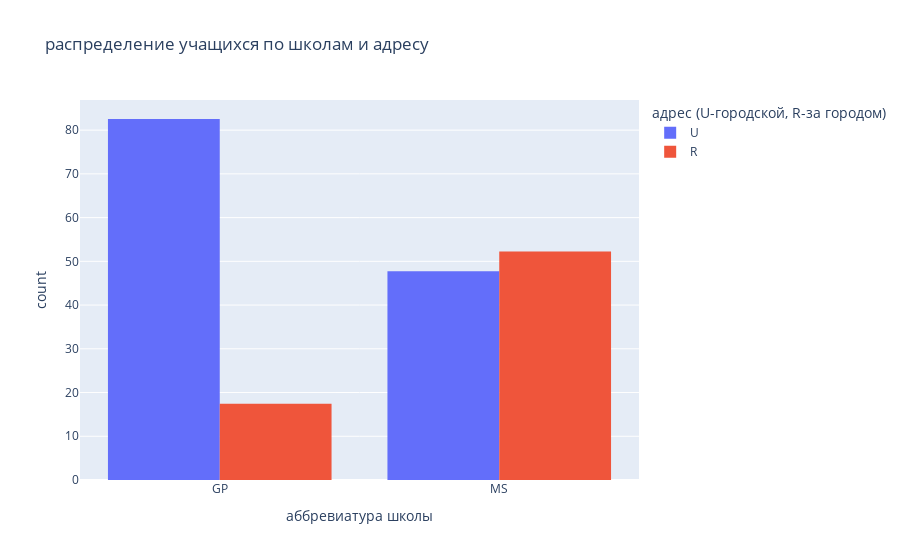

This figure's notebook cell:
### Markdown cell above
---
### Распределение учащихся по школам и адресу (school, address)

### Code cell
labels = {
    'count': 'доля учащихся, %',
    'school': 'аббревиатура школы',
    'address': 'адрес (U-городской, R-за городом)'
}

fig = px.histogram(df, x='school', color='address', labels=labels,
                   barmode='group', barnorm='percent',
                   title='распределение учащихся по школам и адресу')
fig.show()

### Figure 1 — Plotly figure (JSON) as saved in the notebook; plotly's stock layout.template omitted (floating-point values rounded to 4 significant figures; data arrays with more than 128 entries replaced by an {"elided": "..."} marker saying what was removed)
{"data": [{"alignmentgroup": "True", "bingroup": "x", "hovertemplate": "адрес (U-городской, R-за городом)=U<br>аббревиатура школы=%{x}<br>count=%{y}<extra></extra>", "legendgroup": "U", "marker": {"color": "#636efa"}, "name": "U", "offsetgroup": "U", "orientation": "v", "showlegend": true, "type": "histogram", "x": {"elided": "300 str values"}, "xaxis": "x", "yaxis": "y"}, {"alignmentgroup": "True", "bingroup": "x", "hovertemplate": "адрес (U-городской, R-за городом)=R<br>аббревиатура школы=%{x}<br>count=%{y}<extra></extra>", "legendgroup": "R", "marker": {"color": "#EF553B"}, "name": "R", "offsetgroup": "R", "orientation": "v", "showlegend": true, "type": "histogram", "x": ["GP", "GP", "GP", "GP", "GP", "GP", "GP", "GP", "GP", "GP", "GP", "GP", "GP", "GP", "GP", "GP", "GP", "GP", "GP", "GP", "GP", "GP", "GP", "GP", "GP", "GP", "GP", "GP", "GP", "GP", "GP", "GP", "GP", "GP", "GP", "GP", "GP", "GP", "GP", "GP", "GP", "GP", "GP", "GP", "GP", "GP", "GP", "GP", "GP", "GP", "GP", "GP", "GP", "GP", "GP", "GP", "GP", "GP", "GP", "MS", "MS", "MS", "MS", "MS", "MS", "MS", "MS", "MS", "MS", "MS", "MS", "MS", "MS", "MS", "MS", "MS", "MS", "MS", "MS", "MS", "MS", "MS"], "xaxis": "x", "yaxis": "y"}], "layout": {"autosize": true, "barmode": "group", "barnorm": "percent", "legend": {"title": {"text": "адрес (U-городской, R-за городом)"}, "tracegroupgap": 0}, "title": {"text": "распределение учащихся по школам и адресу"}, "xaxis": {"anchor": "y", "autorange": true, "domain": [0, 1], "range": [-0.5, 1.5], "title": {"text": "аббревиатура школы"}, "type": "category"}, "yaxis": {"anchor": "x", "autorange": true, "domain": [0, 1], "range": [0, 86.89], "title": {"text": "count"}}}}
